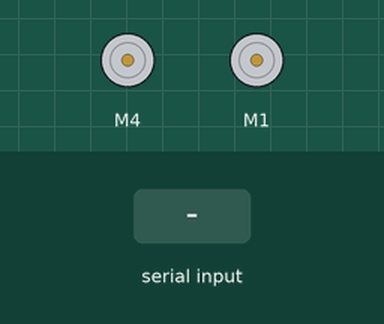
This sketch was run on a simulated Arduino Uno, built with avr-gcc and run on an emulated ATmega328P. Shown: 2 × DC motor (green arrow = forward, orange = backward, longer = faster). Inputs (shaded band) come from the test bench.

Above: at 1.2 s.
1.3 s: "0%" received over Serial
2.8 s: "1%" received over Serial
At 3.6 s:
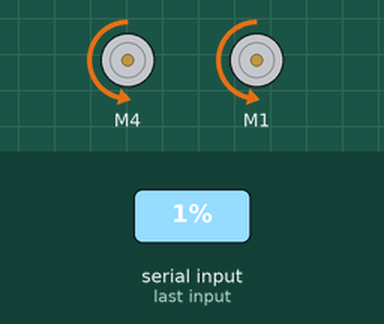
4.3 s: "2%" received over Serial
At 4.8 s:
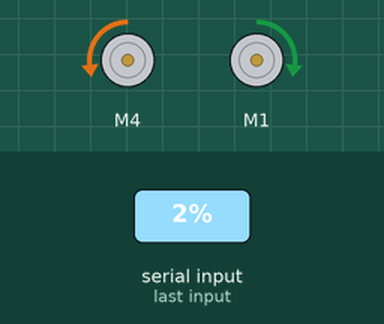
5.8 s: "3%" received over Serial
At 7.0 s:
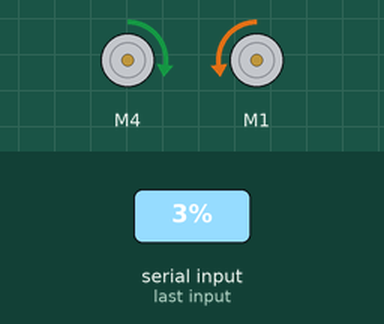
7.3 s: "4%" received over Serial
At 8.3 s:
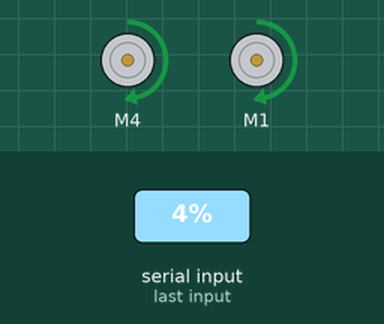
Timing chart, 0 to 9.8 s (numbered marks = the images above; inputs shaded):
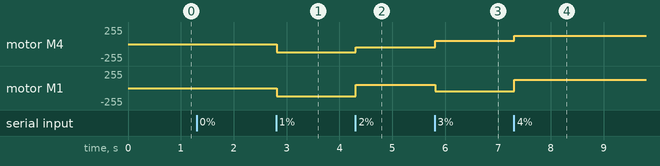

The sketch:

remote.ino
```cpp
#include <Wire.h>
#include <Adafruit_MotorShield.h>
#include "utility/Adafruit_MS_PWMServoDriver.h"

#define BACKWARD 1
#define FORWARD 2


Adafruit_MotorShield AFMS = Adafruit_MotorShield();
Adafruit_DCMotor *MotorR = AFMS.getMotor(4);
Adafruit_DCMotor *MotorL = AFMS.getMotor(1);

int msg;


void setup() {
  Serial.begin(9600);
  AFMS.begin();
}

void loop() {
  msg = readSerialPort();
  switch (msg) {
    case 0:
      Stop();
      break;
    case 1:
      MoveForward();
      break;
    case 2:
      rotateLeft();
      break;
    case 3:
      rotateRight();
      break;
     case 4:
      Back();
      break;
  }
}

void rotateRight(){
  MotorR->setSpeed(50);
  MotorL->setSpeed(50);
  MotorR->run(BACKWARD);
  MotorL->run(FORWARD);
}

void rotateLeft(){
  MotorR->setSpeed(50);
  MotorL->setSpeed(50);
  MotorR->run(FORWARD);
  MotorL->run(BACKWARD);
}


void MoveForward(){
  MotorR->setSpeed(125);
  MotorL->setSpeed(125);
  MotorR->run(FORWARD);
  MotorL->run(FORWARD);
}

void Back(){
  MotorR->setSpeed(125);
  MotorL->setSpeed(125);
  MotorR->run(BACKWARD);
  MotorL->run(BACKWARD);
  }

void Stop(){
  MotorR->run(RELEASE);
  MotorL->run(RELEASE);
}

int readSerialPort() {
  if (Serial.available()) {
    delay(10);
      return Serial.readStringUntil('%').toInt();
  }
  else {
    return 10;
  }
}
```

Measured:
- after the input at 2.8 s, motor M4, motor M1: stopped → backward 125/255 at once
- after the input at 4.3 s, motor M4: backward 125/255 → backward 50/255 at once; motor M1: backward 125/255 → forward 50/255 at once
- after the input at 5.8 s, motor M4: backward 50/255 → forward 50/255 at once; motor M1: forward 50/255 → backward 50/255 at once
- after the input at 7.3 s, motor M4: forward 50/255 → forward 125/255 at once; motor M1: backward 50/255 → forward 125/255 at once
